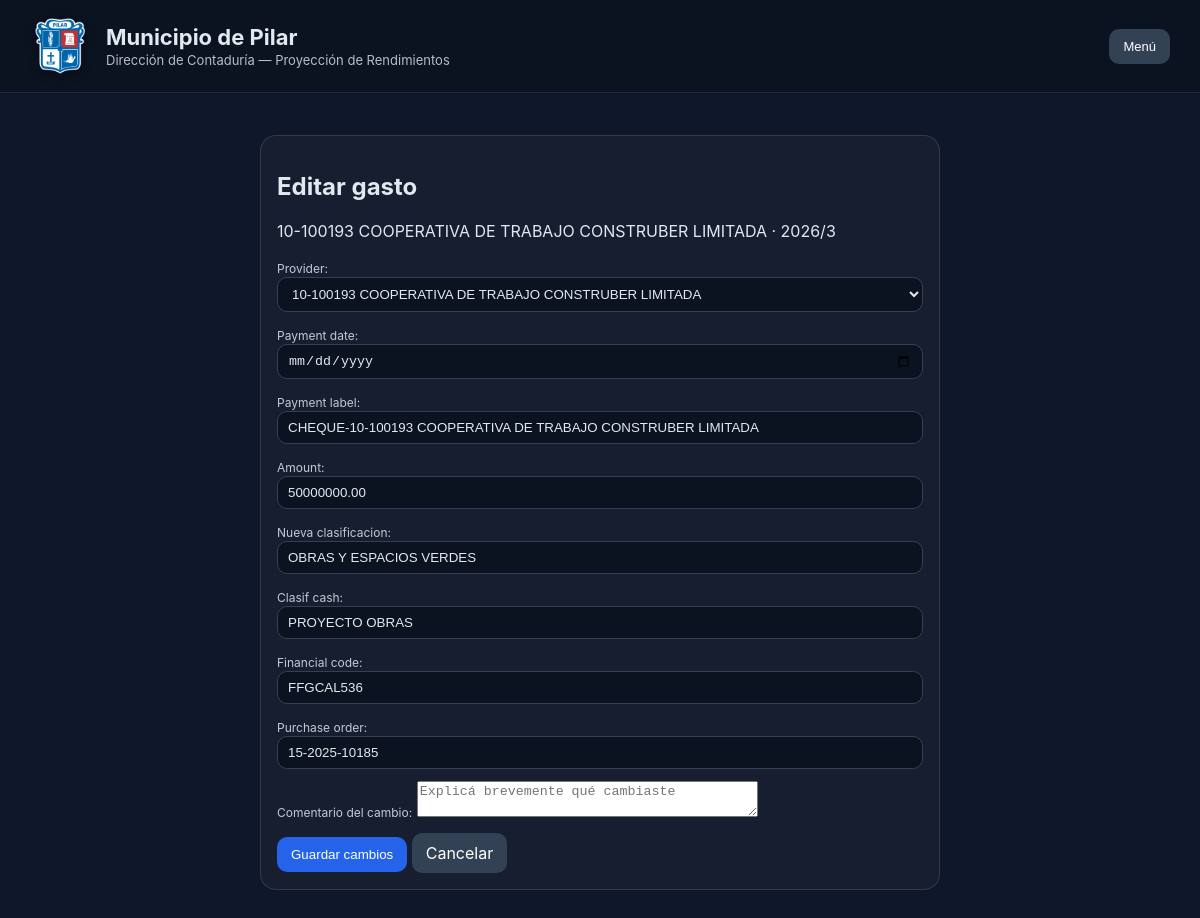
/gastos/4802/editar/ (signed in), run on the app's committed database.
### dashboard/models.py (models this page shows, shortened)
class Expense(models.Model):
	SOURCE_EXCEL = "EXCEL"
	SOURCE_MANUAL = "MANUAL"
	SOURCE_IMPORTADO = "IMPORTADO"
	SOURCE_CHOICES = (
		(SOURCE_EXCEL, "EXCEL"),
		(SOURCE_MANUAL, "MANUAL"),
		(SOURCE_IMPORTADO, "IMPORTADO"),
	)
	scenario = models.ForeignKey(Scenario, on_delete=models.CASCADE, related_name="expenses")
	provider = models.ForeignKey(Provider, on_delete=models.PROTECT, related_name="expenses")
	year = models.PositiveIntegerField()
	month = models.PositiveSmallIntegerField()
	amount = models.DecimalField(max_digits=20, decimal_places=2)
	payment_date = models.DateField(null=True, blank=True)
	payment_label = models.CharField(max_length=255)
	financial_code = models.CharField(max_length=120, blank=True)
	purchase_order = models.CharField(max_length=120, blank=True)
	nueva_clasificacion = models.CharField(max_length=255, blank=True)
	clasif_cash = models.CharField(max_length=255, blank=True)
	source_tag = models.CharField(max_length=20, choices=SOURCE_CHOICES, default=SOURCE_EXCEL)
	created_at = models.DateTimeField(auto_now_add=True)
	updated_at = models.DateTimeField(auto_now=True)
	class Meta:
		ordering = ["payment_date", "-amount"]
		indexes = [
			models.Index(fields=["scenario", "year", "month"]),
			models.Index(fields=["provider", "payment_date"]),
		]

class Provider(models.Model):
	name = models.CharField(max_length=255, unique=True)
	class Meta:
		ordering = ["name"]
	def __str__(self):
		return self.name

### dashboard/views.py (the view)
# urls.py: path("gastos/<int:pk>/editar/", views.expense_edit, name="expense_edit"),
@login_required
@permission_required("dashboard.change_expense", raise_exception=True)
def expense_edit(request, pk):
	expense = get_object_or_404(Expense.objects.select_related("scenario"), pk=pk)
	if request.method == "POST":
		before_expense = Expense.objects.select_related("provider").get(pk=expense.pk)
		form = ExpenseForm(request.POST, instance=expense)
		if form.is_valid():
			expense = form.save()
			comment = form.cleaned_data["change_comment"].strip()
			summary = _build_expense_update_summary(before_expense, expense)
			_log_expense_change(
				request=request,
				expense=expense,
				action=ExpenseChangeLog.ACTION_UPDATE,
				comment=comment,
				change_summary=summary,
			)
			messages.success(request, "Gasto actualizado correctamente.")
			return redirect("dashboard:home")
	else:
		form = ExpenseForm(instance=expense)
	return render(request, "dashboard/expense_form.html", {"form": form, "expense": expense})

### dashboard/forms.py
class ExpenseForm(forms.ModelForm):
    change_comment = forms.CharField(
        label="Comentario del cambio",
        required=True,
        widget=forms.Textarea(attrs={"rows": 2, "placeholder": "Explicá brevemente qué cambiaste"}),
    )
    class Meta:
        model = Expense
        fields = [
            "provider",
            "payment_date",
            "payment_label",
            "amount",
            "nueva_clasificacion",
            "clasif_cash",
            "financial_code",
            "purchase_order",
        ]
        widgets = {
            "payment_date": forms.DateInput(attrs={"type": "date"}),
        }

### dashboard/templates/dashboard/expense_form.html (shortened to what this page needs)
{% extends 'base.html' %}
{% block content %}
<section class="panel panel-narrow">
  <h2>{{ title|default:'Editar gasto' }}</h2>
  {% if expense %}
  <p>{{ expense.provider.name }} · {{ expense.year }}/{{ expense.month }}</p>
  {% endif %}
  <form method="post" class="card-form">
    {{ form.as_p }}
    <button type="submit" class="btn-primary">{% if is_create %}Guardar gasto{% else %}Guardar cambios{% endif %}</button>
    <a href="{% url 'dashboard:home' %}" class="btn-secondary">Cancelar</a>
  </form>
</section>
{% endblock %}

### dashboard/static/dashboard/css/dashboard.css (style rules this page uses)
* { box-sizing: border-box; }
body { margin: 0; font-family: Inter, Segoe UI, Arial, sans-serif; background: #0f172a; color: #e2e8f0; }
.panel { border: 1px solid rgba(255,255,255,.12); border-radius: 16px; background: rgba(255,255,255,.03); padding: 16px; margin-bottom: 16px; }
.panel-narrow { max-width: 680px; margin: 20px auto; }
label { font-size: 12px; opacity: .85; }
input, select { width: 100%; padding: 8px 10px; border-radius: 10px; border: 1px solid #334155; background: #0b1220; color: #e2e8f0; }
.btn-primary, .btn-secondary { border: 0; border-radius: 10px; padding: 10px 14px; text-decoration: none; display: inline-block; cursor: pointer; }
.btn-primary { background: #2563eb; color: #fff; }
.btn-secondary { background: #334155; color: #fff; }
.card-form p { margin: 0 0 12px; }

### data on the page
Expense: provider.name "10-100193 COOPERATIVA DE TRABAJO CONSTRUBER LIMITADA", year "2026", month "3", provider "10-100193 COOPERATIVA DE TRABAJO CONSTRUBER LIMITADA", payment_label "CHEQUE-10-100193 COOPERATIVA DE TRABAJO CONSTRUBER LIMITADA", amount "50000000.00", nueva_clasificacion "OBRAS Y ESPACIOS VERDES", clasif_cash "PROYECTO OBRAS", financial_code "FFGCAL536", purchase_order "15-2025-10185"

### other printed values
{{ title|default:'Editar gasto' }} "Editar gasto"
